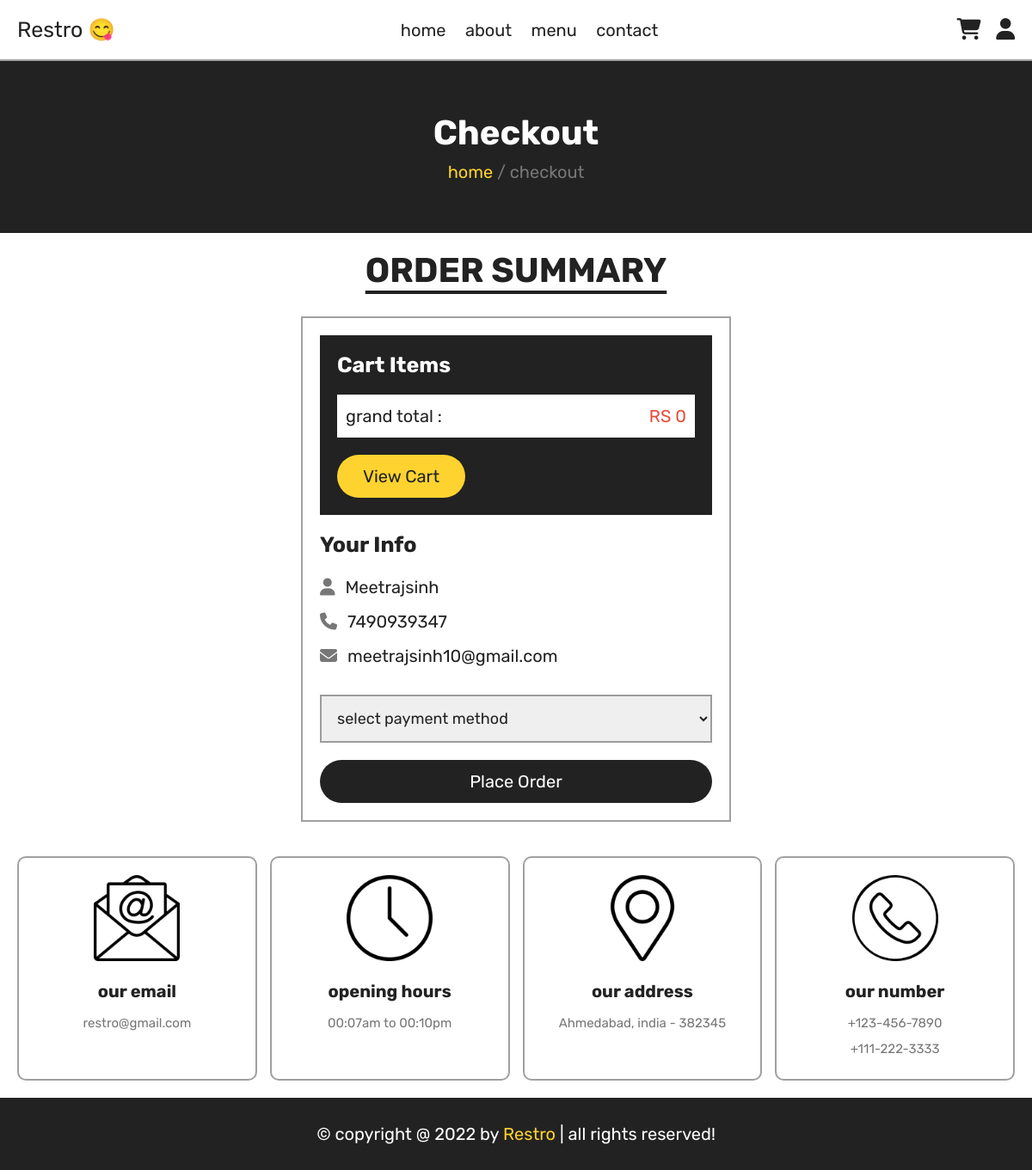
Page /checkout/ (signed in) on the committed database.
### User/models.py (models this page shows)
class User_Register(models.Model):
    Guest_name = models.CharField(max_length=100)
    Guest_email = models.CharField(max_length=100)
    Guest_number = models.CharField(max_length=10)
    Guest_password = models.CharField(max_length=10)

### User/views.py (the view, shortened to what this page needs)
# urls.py: path('checkout/', views.checkout, name='checkout'),
def checkout(request):
        cart_items = request.session.get('cart_items', {})
        context = {}
        Menu_item = ''
        Grand_Total = 0
        if cart_items:
                context['cart_items'] = []
        guest_name = request.session.get('username')
        items = get_object_or_404(User_Register,Guest_name=guest_name)
        context['Grand_Total'] = Grand_Total
        context['username'] = guest_name
        context['number'] = items.Guest_number
        context['email'] = items.Guest_email
        if request.method == 'POST':
                selected_option = request.POST.get('method')
                Order = User_Order.objects.create(Guest_name=items.Guest_name,Guest_email=items.Guest_email,Item_name=Menu_item,grand_Total=Grand_Total,Payment_method=selected_option)
                request.session['cart_items'] = {}
                return redirect('../')
        return render(request, 'checkout.html', context)

### User/templates/checkout.html (shortened to what this page needs)
<!DOCTYPE html>
<html lang="en">
  <head>
    <link
      rel="stylesheet"
      href="https://cdnjs.cloudflare.com/ajax/libs/font-awesome/6.1.1/css/all.min.css"
    />
    <link rel="stylesheet" href="../static/css/style.css" />
  </head>
  <body>
    <header class="header">
      <section class="flex">
        <a href="../" class="logo">Restro 😋</a>
        <nav class="navbar">
          <a href="../">home</a>
          <a href="../about/">about</a>
          <a href="../menu/">menu</a>
          <a href="../contact/">contact</a>
        </nav>
        <div class="icons">
          <a href="../cart/"><i class="fas fa-shopping-cart"></i></a>
          <div id="user-btn" class="fas fa-user"></div>
        </div>
      </section>
    </header>
    <div class="heading">
      <h3>checkout</h3>
      <p><a href="../">home </a> <span> / checkout</span></p>
    </div>
    <section class="checkout">
      <h1 class="title">order summary</h1>
      <form action="" method="post">
        <div class="cart-items">
          <h3>cart items</h3>
          <p class="grand-total">
            <span class="name">grand total :</span>
            <span class="price">RS {{ Grand_Total }}</span>
          </p>
          <a href="../cart/" class="btn">view cart</a>
        </div>
        <div class="user-info">
          <h3>your info</h3>
          <p><i class="fas fa-user"></i> <span>{{ username }}</span></p>
          <p><i class="fas fa-phone"></i> <span>{{ number }}</span></p>
          <p><i class="fas fa-envelope"></i> <span>{{ email }}</span></p>
          <select name="method" class="box" id="method" required>
            <option value="" disabled selected>select payment method</option>
          </select>
        </div>
        <input
          type="submit"
          value="place order"
          name="order"
          class="btn order-btn"
        />
      </form>
    </section>
    <footer class="footer">
      <section class="box-container">
        <div class="box">
          <img src="../static/email-icon.png" alt="" />
          <h3>our email</h3>
          <a href="mailto:restro@gmail.com">restro@gmail.com</a>
        </div>
        <div class="box">
          <img src="../static/clock-icon.png" alt="" />
          <h3>opening hours</h3>
          <p>00:07am to 00:10pm</p>
        </div>
        <div class="box">
          <img src="../static/map-icon.png" alt="" />
          <h3>our address</h3>
          <a href="https://www.google.com/maps">Ahmedabad, india - 382345</a>
        </div>
        <div class="box">
          <img src="../static/phone-icon.png" alt="" />
          <h3>our number</h3>
          <a href="tel:1234567890">+123-456-7890</a>
          <a href="tel:1112223333">+111-222-3333</a>
        </div>
      </section>
      <div class="credit">
        &copy; copyright @ 2022 by <span>Restro</span> | all rights reserved!
      </div>
    </footer>
  </body>
</html>

### static/CSS/style.css (style rules this page uses)
:root { --yellow: #fed330; --red: #e74c3c; --white: #fff; --black: #222; --light-color: #777; --border: 0.2rem solid rgba(128, 128, 128, 0.747); }
* { font-family: "Rubik", sans-serif; margin: 0; padding: 0; box-sizing: border-box; outline: none; border: none; text-decoration: none; transition: 0.2s linear; }
html { font-size: 62.5%; overflow-x: hidden; scroll-behavior: smooth; scroll-padding-top: 8rem; }
section { max-width: 1200px; margin: 0 auto; padding: 2rem; }
.delete-btn, .btn { display: inline-block; margin-top: 1rem; padding: 1.3rem 3rem; cursor: pointer; font-size: 2rem; text-transform: capitalize; border-radius: 3rem; }
.btn { background-color: var(--yellow); color: var(--black); }
.title { text-align: center; margin-bottom: 3rem; font-size: 4rem; color: var(--black); text-transform: uppercase; text-decoration: underline; text-underline-offset: 1rem; }
.heading { background-color: var(--black); text-align: center; display: flex; align-items: center; justify-content: center; gap: 1rem; flex-flow: column; min-height: 20rem; }
.heading h3 { font-size: 4rem; color: var(--white); text-transform: capitalize; }
.heading p a { font-size: 2rem; color: var(--yellow); }
.heading p span { font-size: 2rem; color: var(--light-color); }
.header { position: sticky; top: 0; left: 0; right: 0; z-index: 1000; border-bottom: var(--border); background-color: var(--white); }
.header .flex { display: flex; align-items: center; justify-content: space-between; position: relative; }
.header .flex .logo { font-size: 2.5rem; color: var(--black); }
.header .flex .navbar a { margin: 0 1rem; font-size: 2rem; color: var(--black); }
.header .flex .icons > * { font-size: 2.5rem; color: var(--black); margin-left: 1.5rem; cursor: pointer; }
.checkout form { max-width: 50rem; margin: 0 auto; border: var(--border); padding: 2rem; }
.checkout form .cart-items { background-color: var(--black); padding: 2rem; }
.checkout form .cart-items h3 { font-size: 2.5rem; color: var(--white); text-transform: capitalize; margin-bottom: 2rem; }
.checkout form .cart-items p { display: flex; gap: 1.5rem; align-items: center; justify-content: space-between; margin: 1rem 0; line-height: 1.5; font-size: 2rem; }
.checkout form .cart-items p .name { color: var(--white); }
.checkout form .cart-items p .price { color: var(--yellow); }
.checkout form .cart-items .grand-total { background-color: var(--white); padding: 1rem; }
.checkout form .cart-items .grand-total .name { color: var(--black); }
.checkout form .cart-items .grand-total .price { color: var(--red); }
.checkout form .user-info h3 { font-size: 2.5rem; margin: 2rem 0; color: var(--black); text-transform: capitalize; }
.checkout form .user-info p { line-height: 1.5; font-size: 2rem; margin: 1rem 0; }
.checkout form .user-info p span { color: var(--black); }
.checkout form .user-info p i { color: var(--light-color); margin-right: 0.7rem; }
.checkout form .user-info .box { width: 100%; border: var(--border); padding: 1.4rem; color: var(--black); font-size: 1.8rem; margin-top: 2rem; }
.checkout form .order-btn { margin-top: 2rem; width: 100%; background-color: var(--black); color: var(--white); }
.footer .box-container { display: grid; grid-template-columns: repeat(auto-fit, minmax(27rem, 1fr)); gap: 1.5rem; }
.footer .box-container .box { text-align: center; padding: 2rem; border: var(--border); border-radius: 1rem; }
.footer .box-container .box img { height: 10rem; margin-bottom: 1rem; }
.footer .box-container .box h3 { margin: 1rem 0; font-size: 2rem; color: var(--black); }
.footer .box-container .box a, .footer .box-container .box p { line-height: 2; font-size: 1.5rem; color: var(--light-color); display: block; }
.footer .credit { background-color: var(--black); text-align: center; padding: 3rem 2rem; font-size: 2rem; color: var(--white); }
.footer .credit span { color: var(--yellow); }

### rows in the picture
User_Register: Guest_name "Meetrajsinh", Guest_number "7490939347", Guest_email "meetrajsinh10@gmail.com"

### other values in the picture
{{ Grand_Total }} "0"
